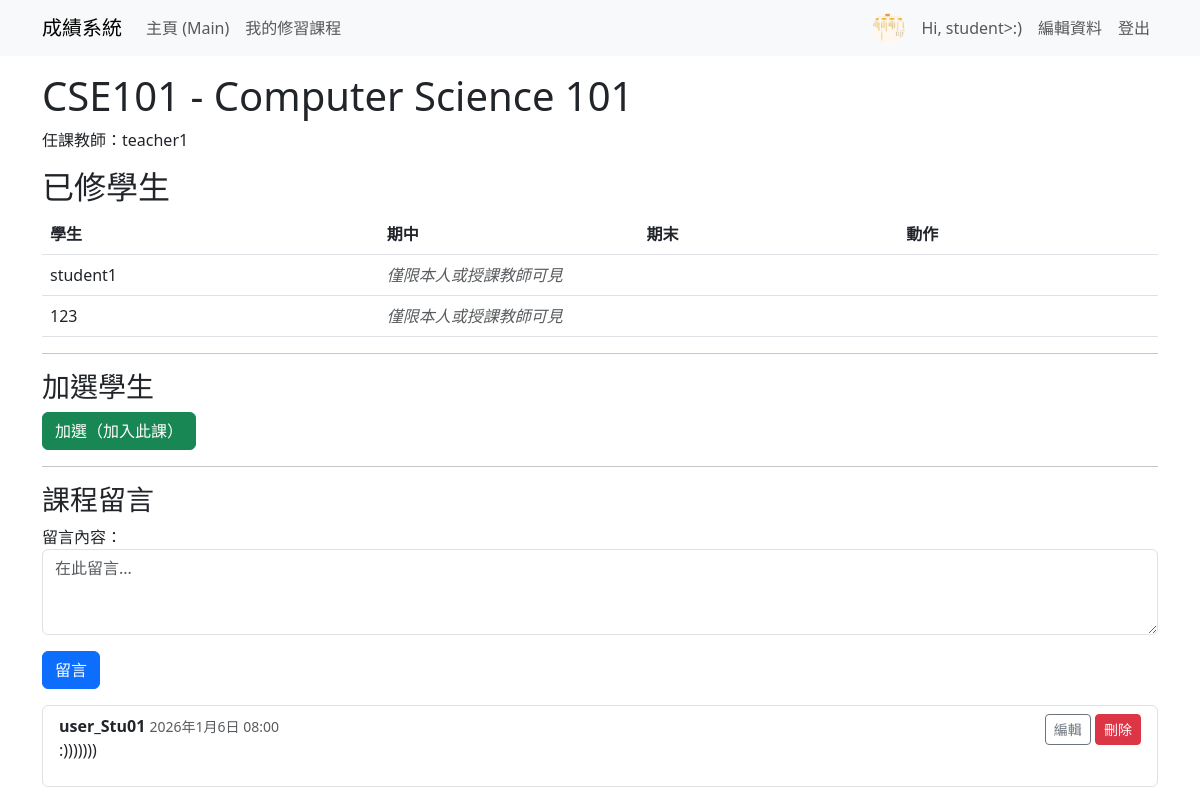
Page /course/2/ (signed in) on the committed database.
### grades/models.py (models this page shows, shortened)
class Profile(models.Model):
    user = models.OneToOneField(User, on_delete=models.CASCADE, related_name='profile')
    full_name = models.CharField(max_length=150, blank=True, verbose_name="姓名")
    avatar = models.ImageField(upload_to='avatars/', null=True, blank=True, verbose_name="個人頭像")
    is_teacher = models.BooleanField(default=False, verbose_name="是否為教師")

class Course(models.Model):
    name = models.CharField(max_length=100, verbose_name="課程名稱")
    code = models.CharField(max_length=10, unique=True, verbose_name="課程號碼")
    teacher = models.ForeignKey(
        Teacher,
        null=True,
        blank=True,
        on_delete=models.SET_NULL,
        related_name='teaching_courses',
        verbose_name="任課教師",
    )

class Teacher(models.Model):
    user = models.OneToOneField(User, on_delete=models.CASCADE, related_name='teacher_profile')
    department = models.CharField(max_length=100, blank=True)

class Enrollment(models.Model):
    student = models.ForeignKey(User, on_delete=models.CASCADE, verbose_name="學生", related_name='enrollments')
    course = models.ForeignKey(Course, on_delete=models.CASCADE, verbose_name="課程", related_name='enrollments')
    semester = models.CharField(max_length=20, blank=True, default='', verbose_name="學期")
    midtrem_grade = models.DecimalField(
        max_digits=7,
        decimal_places=2,
        null=True,
        blank=True,
        verbose_name="期中成績",
        validators=[MinValueValidator(0)],
    )
    final_grade = models.DecimalField(
        max_digits=7,
        decimal_places=2,
        null=True,
        blank=True,
        verbose_name="期末成績",
        validators=[MinValueValidator(0)],
    )
    class Meta:
        verbose_name = "選課紀錄"
        verbose_name_plural = "選課紀錄管理"

class Comment(models.Model):
    user = models.ForeignKey(User, on_delete=models.CASCADE, verbose_name="使用者", related_name='comments')
    course = models.ForeignKey(Course, on_delete=models.CASCADE, verbose_name="課程", related_name='comments')
    content = models.TextField(verbose_name="留言內容")
    created_at = models.DateTimeField(auto_now_add=True)
    updated_at = models.DateTimeField(auto_now=True)

### grades/views.py (the view)
# urls.py: path('course/<int:course_id>/', views.course_detail, name='course_detail'),
def course_detail(request, course_id):
    course = get_object_or_404(Course, id=course_id)
    enrollments = Enrollment.objects.filter(course=course).select_related('student')
    enrolled_student_ids = [e.student.id for e in enrollments]
    other_students = User.objects.exclude(id__in=enrolled_student_ids).filter(is_staff=False).order_by('username')
    comments = Comment.objects.filter(course=course).select_related('user').order_by('-created_at')
    comment_form = CommentForm()
    user_profile = getattr(request.user, 'profile', None) if request.user.is_authenticated else None
    return render(request, 'course.html', {
        'course': course,
        'enrollments': enrollments,
        'other_students': other_students,
        'comments': comments,
        'comment_form': comment_form,
        'user_profile': user_profile,
    })

### grades/forms.py
class CommentForm(forms.ModelForm):
    class Meta:
        model = Comment
        fields = ('content',)
        widgets = {
            'content': forms.Textarea(attrs={'rows':3, 'class':'form-control', 'placeholder':'在此留言...'}),
        }

### templates/course.html (shortened to what this page needs)
{% extends "base.html" %}
{% block content %}
<h1>{{ course.code }} - {{ course.name }}</h1>
<p>任課教師：{% if course.teacher and course.teacher.user %}{{ course.teacher.user.username }}{% else %}<span class="text-muted">未分配</span>{% endif %}</p>
<h2>已修學生</h2>
{% if enrollments %}
  <table class="table">
    <thead>
      <tr>
        <th>學生</th>
        <th>期中</th>
        <th>期末</th>
        <th>動作</th>
      </tr>
    </thead>
    <tbody>
      {% for e in enrollments %}
        <tr>
          <td>{{ e.student.username }}</td>
          {% if user.is_authenticated %}
            {% if user.is_staff or user == e.student or course.teacher and user == course.teacher.user %}
            <td>{{ e.midtrem_grade|default:'-' }}</td>
            <td>{{ e.final_grade|default:'-' }}</td>
            <td>
              <form method="post" action="{% url 'enroll_course' %}">
                  {% csrf_token %}
                  <input type="hidden" name="course_id" value="{{ course.id }}">
                  <input type="hidden" name="action" value="drop">
                  {% if user.is_staff or course.teacher and user == course.teacher.user %}
                    <input type="hidden" name="student_id" value="{{ e.student.id }}">
                  {% endif %}
                  <button class="btn btn-sm btn-danger" type="submit">退選</button>
                </form>
            </td>
            {% else %}
            <td colspan="3"><em class="text-muted">僅限本人或授課教師可見</em></td>
            {% endif %}
          {% else %}
            <td colspan="3"><em class="text-muted">請先登入以查看學生與加退選選項</em></td>
          {% endif %}
        </tr>
      {% endfor %}
    </tbody>
  </table>
{% else %}
  <p>尚無學生修課。</p>
{% endif %}
<hr>
<h3>加選學生</h3>
  {% if user.is_authenticated %}
  {% if user.is_staff or course.teacher and user == course.teacher.user %}
    {% if other_students %}
    <form method="post" action="{% url 'enroll_course' %}">
      {% csrf_token %}
      <input type="hidden" name="course_id" value="{{ course.id }}">
      <div class="input-group mb-3">
        <select name="student_id" class="form-select">
          {% for s in other_students %}
            <option value="{{ s.id }}">{{ s.username }}</option>
          {% endfor %}
        </select>
        <input type="hidden" name="action" value="enroll">
        <button class="btn btn-primary" type="submit">加選學生</button>
      </div>
    </form>
    {% else %}
      <p>沒有可加選的學生。</p>
    {% endif %}
  {% else %}
    {% if user in other_students %}
      <form method="post" action="{% url 'enroll_course' %}">
        <button class="btn btn-success">加選（加入此課）</button>
      </form>
    {% else %}
      <p class="text-muted">您已經選修此課或無法加選。</p>
    {% endif %}
  {% endif %}
{% endif %}
<hr>
<h3>課程留言</h3>
  {% if user.is_authenticated %}
    <form method="post" action="{% url 'add_comment' course.id %}">
    {{ comment_form.as_p }}
    <button class="btn btn-primary">留言</button>
  </form>
{% else %}
  <p>請先 <a href="{% url 'login' %}">登入</a> 才能留言。</p>
{% endif %}
  {% if comments %}
  <ul class="list-group mt-3">
    {% for c in comments %}
      <li class="list-group-item">
        <div class="d-flex justify-content-between">
          <div>
            <strong>{{ c.user.username }}</strong> <small class="text-muted">{{ c.created_at }}</small>
            <div>{{ c.content|linebreaks }}</div>
          </div>
          <div>
            {% if c.user == user or user.is_staff %}
              <a href="{% url 'edit_comment' c.id %}" class="btn btn-sm btn-outline-secondary">編輯</a>
              <form method="post" action="{% url 'delete_comment' c.id %}" style="display:inline;">
                <button class="btn btn-sm btn-danger" onclick="return confirm('確定刪除?')">刪除</button>
              </form>
            {% endif %}
          </div>
        </div>
      </li>
    {% endfor %}
  </ul>
{% else %}
  <p class="text-muted mt-3">目前尚無留言。</p>
{% endif %}
{% endblock %}

### templates/base.html (shortened to what this page needs)
<!doctype html>
<html lang="zh-Hant">
  <head>
    <link href="https://cdn.jsdelivr.net/npm/bootstrap@5.3.0/dist/css/bootstrap.min.css" rel="stylesheet">
  </head>
  <body>
    <nav class="navbar navbar-expand-lg navbar-light bg-light mb-3">
      <div class="container">
        <a class="navbar-brand" href="{% url 'index' %}">成績系統</a>
        <div class="collapse navbar-collapse">
          <ul class="navbar-nav me-auto">
            <li class="nav-item"><a class="nav-link" href="{% url 'main' %}">主頁 (Main)</a></li>
            {% if user.is_authenticated and not user.is_staff and user.profile and not user.profile.is_teacher %}
              <li class="nav-item"><a class="nav-link" href="{% url 'student_courses' %}">我的修習課程</a></li>
            {% endif %}
          </ul>
          <ul class="navbar-nav">
            {% if user.is_authenticated %}
              <li class="nav-item d-flex align-items-center">
                {% if user.profile.avatar %}
                  <img src="{{ user.profile.avatar.url }}" alt="avatar" style="height:32px;width:32px;border-radius:50%;object-fit:cover;margin-right:8px;">
                {% endif %}
                <span class="nav-link">Hi, {% if user.profile and user.profile.full_name %}{{ user.profile.full_name }}{% else %}{{ user.username }}{% endif %}</span>
              </li>
              <li class="nav-item"><a class="nav-link" href="{% url 'edit_profile' %}">編輯資料</a></li>
              <li class="nav-item">
                <form method="post" action="{% url 'logout' %}" style="display:inline;">
                  <button type="submit" class="nav-link btn btn-link" style="border:none;background:none;cursor:pointer;">登出</button>
                </form>
              </li>
            {% else %}
              <li class="nav-item"><a class="nav-link" href="{% url 'login' %}">登入</a></li>
              <li class="nav-item"><a class="nav-link" href="{% url 'register' %}">學生註冊</a></li>
              <li class="nav-item"><a class="nav-link" href="/admin/login/?next=/admin/">管理員登入</a></li>
            {% endif %}
          </ul>
        </div>
      </div>
    </nav>
    <div class="container">
      {% block content %}{% endblock %}
    </div>
  </body>
</html>

### rows in the picture
Course: code "CSE101", name "Computer Science 101", teacher.user.username "teacher1"
Enrollment: student.username "student1", shows "僅限本人或授課教師可見"
Enrollment: student.username "123", shows "僅限本人或授課教師可見"
Comment: user.username "user_Stu01", created_at "2026年1月6日 08:00", content ":)))))))", shows "編輯"

### other values in the picture
{{ user.profile.full_name }} "student>:)"
